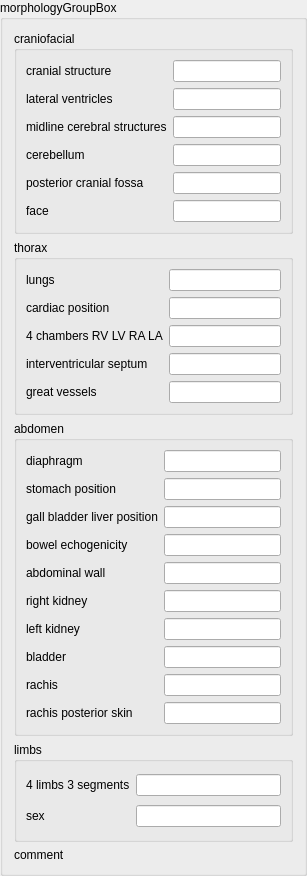
       <widget class="QGroupBox" name="fetus1MorphologyGroupBox">
        <property name="sizePolicy">
         <sizepolicy hsizetype="Preferred" vsizetype="Minimum">
          <horstretch>0</horstretch>
          <verstretch>0</verstretch>
         </sizepolicy>
        </property>
        <property name="title">
         <string>morphologyGroupBox</string>
        </property>
        <layout class="QVBoxLayout" name="verticalLayout_8">
         <item>
          <widget class="QGroupBox" name="fetus1MorphologyCraniofacialGroupBox">
           <property name="sizePolicy">
            <sizepolicy hsizetype="Preferred" vsizetype="Preferred">
             <horstretch>0</horstretch>
             <verstretch>0</verstretch>
            </sizepolicy>
           </property>
           <property name="minimumSize">
            <size>
             <width>0</width>
             <height>150</height>
            </size>
           </property>
           <property name="title">
            <string>craniofacial</string>
           </property>
           <layout class="QGridLayout" name="gridLayout_3">
            <item row="0" column="0">
             <widget class="QLabel" name="fetus1CranialStructureLabel">
              <property name="text">
               <string>cranial structure</string>
              </property>
             </widget>
            </item>
            <item row="0" column="1">
             <layout class="QHBoxLayout" name="fetus1CranialStructureRadioLayout"/>
            </item>
            <item row="0" column="2">
             <widget class="QLineEdit" name="fetus1CranialStructureLineEdit"/>
            </item>
            <item row="1" column="0">
             <widget class="QLabel" name="fetus1LateralVentriclesLabel">
              <property name="text">
               <string>lateral ventricles</string>
              </property>
             </widget>
            </item>
            <item row="1" column="1">
             <layout class="QHBoxLayout" name="fetus1LateralVentriclesRadioLayout"/>
            </item>
            <item row="1" column="2">
             <widget class="QLineEdit" name="fetus1LateralVentriclesLineEdit"/>
            </item>
            <item row="2" column="0">
             <widget class="QLabel" name="fetus1MidlineCerebralStructuresLabel">
              <property name="text">
               <string>midline cerebral structures</string>
              </property>
             </widget>
            </item>
            <item row="2" column="1">
             <layout class="QHBoxLayout" name="fetus1MidlineCerebralStructuresRadioLayout"/>
            </item>
            <item row="2" column="2">
             <widget class="QLineEdit" name="fetus1MidlineCerebralStructuresLineEdit"/>
            </item>
            <item row="3" column="0">
             <widget class="QLabel" name="fetus1CerebellumLabel">
              <property name="text">
               <string>cerebellum</string>
              </property>
             </widget>
            </item>
            <item row="3" column="1">
             <layout class="QHBoxLayout" name="fetus1CerebellumRadioLayout"/>
            </item>
            <item row="3" column="2">
             <widget class="QLineEdit" name="fetus1CerebellumLineEdit"/>
            </item>
            <item row="4" column="0">
             <widget class="QLabel" name="fetus1PosteriorCranialFossaLabel">
              <property name="text">
               <string>posterior cranial fossa</string>
              </property>
             </widget>
            </item>
            <item row="4" column="1">
             <layout class="QHBoxLayout" name="fetus1PosteriorCranialFossaRadioLayout"/>
            </item>
            <item row="4" column="2">
             <widget class="QLineEdit" name="fetus1PosteriorCranialFossaLineEdit"/>
            </item>
            <item row="5" column="0">
             <widget class="QLabel" name="fetus1FaceLabel">
              <property name="text">
               <string>face</string>
              </property>
             </widget>
            </item>
            <item row="5" column="1">
             <layout class="QHBoxLayout" name="fetus1FaceRadioLayout"/>
            </item>
            <item row="5" column="2">
             <widget class="QLineEdit" name="fetus1FaceLineEdit"/>
            </item>
           </layout>
          </widget>
         </item>
         <item>
          <widget class="QGroupBox" name="fetus1MorphologyThoraxGroupBox">
           <property name="minimumSize">
            <size>
             <width>0</width>
             <height>175</height>
            </size>
           </property>
           <property name="title">
            <string>thorax</string>
           </property>
           <layout class="QGridLayout" name="gridLayout_22">
            <item row="0" column="0">
             <widget class="QLabel" name="fetus1LungsLabel">
              <property name="text">
               <string>lungs</string>
              </property>
             </widget>
            </item>
            <item row="0" column="1">
             <layout class="QHBoxLayout" name="fetus1LungsRadioLayout"/>
            </item>
            <item row="0" column="2">
             <widget class="QLineEdit" name="fetus1LungsLineEdit"/>
            </item>
            <item row="1" column="0">
             <widget class="QLabel" name="fetus1CardiacPositionLabel">
              <property name="text">
               <string>cardiac position</string>
              </property>
             </widget>
            </item>
            <item row="1" column="1">
             <layout class="QHBoxLayout" name="fetus1CardiacPositionRadioLayout"/>
            </item>
            <item row="1" column="2">
             <widget class="QLineEdit" name="fetus1CardiacPositionLineEdit"/>
            </item>
            <item row="2" column="0">
             <widget class="QLabel" name="fetus1Cardiac4ChambersLabel">
              <property name="text">
               <string>4 chambers RV LV RA LA</string>
              </property>
             </widget>
            </item>
            <item row="2" column="1">
             <layout class="QHBoxLayout" name="fetus1Cardiac4ChambersRadioLayout"/>
            </item>
            <item row="2" column="2">
             <widget class="QLineEdit" name="fetus1Cardiac4ChambersLineEdit"/>
            </item>
            <item row="3" column="0">
             <widget class="QLabel" name="fetus1IvsLabel">
              <property name="text">
               <string>interventricular septum</string>
              </property>
             </widget>
            </item>
            <item row="3" column="1">
             <layout class="QHBoxLayout" name="fetus1IvsRadioLayout"/>
            </item>
            <item row="3" column="2">
             <widget class="QLineEdit" name="fetus1IvsLineEdit"/>
            </item>
            <item row="4" column="0">
             <widget class="QLabel" name="fetus1GreatVesselsLabel">
              <property name="text">
               <string>great vessels</string>
              </property>
             </widget>
            </item>
            <item row="4" column="1">
             <layout class="QHBoxLayout" name="fetus1GreatVesselsRadioLayout"/>
            </item>
            <item row="4" column="2">
             <widget class="QLineEdit" name="fetus1GreatVesselsLineEdit"/>
            </item>
           </layout>
          </widget>
         </item>
         <item>
          <widget class="QGroupBox" name="fetus1MorphologyAbdomenGroupBox">
           <property name="minimumSize">
            <size>
             <width>0</width>
             <height>300</height>
            </size>
           </property>
           <property name="title">
            <string>abdomen</string>
           </property>
           <layout class="QGridLayout" name="gridLayout_4">
            <item row="0" column="0">
             <widget class="QLabel" name="fetus1DiaphragmLabel">
              <property name="text">
               <string>diaphragm</string>
              </property>
             </widget>
            </item>
            <item row="0" column="1">
             <layout class="QHBoxLayout" name="fetus1DiaphragmRadioLayout"/>
            </item>
            <item row="0" column="2">
             <widget class="QLineEdit" name="fetus1DiaphragmLineEdit"/>
            </item>
            <item row="1" column="0">
             <widget class="QLabel" name="fetus1StomachPositionLabel">
              <property name="text">
               <string>stomach position</string>
              </property>
             </widget>
            </item>
            <item row="1" column="1">
             <layout class="QHBoxLayout" name="fetus1StomachPositionRadioLayout"/>
            </item>
            <item row="1" column="2">
             <widget class="QLineEdit" name="fetus1StomachPositionLineEdit"/>
            </item>
            <item row="2" column="0">
             <widget class="QLabel" name="fetus1GallBladderLiverPositionLabel">
              <property name="text">
               <string>gall bladder liver position</string>
              </property>
             </widget>
            </item>
            <item row="2" column="1">
             <layout class="QHBoxLayout" name="fetus1GallBladderLiverPositionRadioLayout"/>
            </item>
            <item row="2" column="2">
             <widget class="QLineEdit" name="fetus1GallBladderLiverPositionLineEdit"/>
            </item>
            <item row="3" column="0">
             <widget class="QLabel" name="fetus1BowelEchogenicityLabel">
              <property name="text">
               <string>bowel echogenicity</string>
              </property>
             </widget>
            </item>
            <item row="3" column="1">
             <layout class="QHBoxLayout" name="fetus1BowelEchogenicityRadioLayout"/>
            </item>
            <item row="3" column="2">
             <widget class="QLineEdit" name="fetus1BowelEchogenicityLineEdit"/>
            </item>
            <item row="4" column="0">
             <widget class="QLabel" name="fetus1AbdominalWallLabel">
              <property name="text">
               <string>abdominal wall</string>
              </property>
             </widget>
            </item>
            <item row="4" column="1">
             <layout class="QHBoxLayout" name="fetus1AbdominalWallRadioLayout"/>
            </item>
            <item row="4" column="2">
             <widget class="QLineEdit" name="fetus1AbdominalWallLineEdit"/>
            </item>
            <item row="5" column="0">
             <widget class="QLabel" name="fetus1RightKidneyLabel">
              <property name="text">
               <string>right kidney</string>
              </property>
             </widget>
            </item>
            <item row="5" column="1">
             <layout class="QHBoxLayout" name="fetus1RightKidneyRadioLayout"/>
            </item>
            <item row="5" column="2">
             <widget class="QLineEdit" name="fetus1RightKidneyLineEdit"/>
            </item>
            <item row="6" column="0">
             <widget class="QLabel" name="fetus1LeftKidneyLabel">
              <property name="text">
               <string>left kidney</string>
              </property>
             </widget>
            </item>
            <item row="6" column="1">
             <layout class="QHBoxLayout" name="fetus1LeftKidneyRadioLayout"/>
            </item>
            <item row="6" column="2">
             <widget class="QLineEdit" name="fetus1LeftKidneyLineEdit"/>
            </item>
            <item row="7" column="0">
             <widget class="QLabel" name="fetus1BladderLabel">
              <property name="text">
               <string>bladder</string>
              </property>
             </widget>
            </item>
            <item row="7" column="1">
             <layout class="QHBoxLayout" name="fetus1BladderRadioLayout"/>
            </item>
            <item row="7" column="2">
             <widget class="QLineEdit" name="fetus1BladderLineEdit"/>
            </item>
            <item row="8" column="0">
             <widget class="QLabel" name="fetus1RachisLabel">
              <property name="text">
               <string>rachis</string>
              </property>
             </widget>
            </item>
            <item row="8" column="1">
             <layout class="QHBoxLayout" name="fetus1RachisRadioLayout"/>
            </item>
            <item row="8" column="2">
             <widget class="QLineEdit" name="fetus1RachisLineEdit"/>
            </item>
            <item row="9" column="0">
             <widget class="QLabel" name="fetus1RachisSkinLabel">
              <property name="text">
               <string>rachis posterior skin</string>
              </property>
             </widget>
            </item>
            <item row="9" column="1">
             <layout class="QHBoxLayout" name="fetus1RachisSkinRadioLayout"/>
            </item>
            <item row="9" column="2">
             <widget class="QLineEdit" name="fetus1RachisSkinLineEdit"/>
            </item>
           </layout>
          </widget>
         </item>
         <item>
          <widget class="QGroupBox" name="fetus1MorphologyLimbsGroupBox">
           <property name="minimumSize">
            <size>
             <width>0</width>
             <height>100</height>
            </size>
           </property>
           <property name="title">
            <string>limbs</string>
           </property>
           <layout class="QGridLayout" name="gridLayout_24">
            <item row="0" column="0">
             <widget class="QLabel" name="fetus1LimbsLabel">
              <property name="text">
               <string>4 limbs 3 segments</string>
              </property>
             </widget>
            </item>
            <item row="0" column="1">
             <layout class="QHBoxLayout" name="fetus1LimbsRadioLayout"/>
            </item>
            <item row="0" column="2">
             <widget class="QLineEdit" name="fetus1LimbsLineEdit"/>
            </item>
            <item row="1" column="0">
             <widget class="QLabel" name="fetus1SexLabel">
              <property name="text">
               <string>sex</string>
              </property>
             </widget>
            </item>
            <item row="1" column="1">
             <layout class="QHBoxLayout" name="fetus1SexRadioLayout"/>
            </item>
            <item row="1" column="2">
             <widget class="QLineEdit" name="fetus1SexLineEdit"/>
            </item>
           </layout>
          </widget>
         </item>
         <item>
          <layout class="QVBoxLayout" name="verticalLayout_2">
           <item>
            <widget class="QLabel" name="fetus1MorphologyCommentLabel">
             <property name="text">
              <string>comment</string>
             </property>
            </widget>
           </item>
           <item>
            <layout class="QFormLayout" name="fetus1MorphologyCommentFormLayout"/>
           </item>
          </layout>
         </item>
        </layout>
       </widget>
